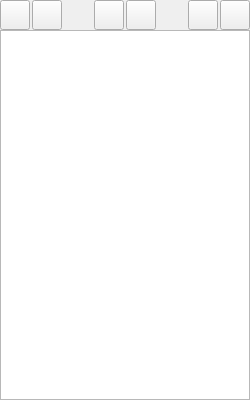
<?xml version="1.0" encoding="UTF-8"?>
<ui version="4.0">
 <class>DialogLayerList</class>
 <widget class="QDialog" name="DialogLayerList">
  <property name="windowModality">
   <enum>Qt::ApplicationModal</enum>
  </property>
  <property name="geometry">
   <rect>
    <x>0</x>
    <y>0</y>
    <width>250</width>
    <height>400</height>
   </rect>
  </property>
  <property name="minimumSize">
   <size>
    <width>250</width>
    <height>400</height>
   </size>
  </property>
  <property name="maximumSize">
   <size>
    <width>400</width>
    <height>800</height>
   </size>
  </property>
  <property name="windowTitle">
   <string>&lt; Layer Manager &gt;</string>
  </property>
  <property name="windowIcon">
   <iconset resource="../resources.qrc">
    <normaloff>:/res/resources/remix/stack-line.png</normaloff>:/res/resources/remix/stack-line.png</iconset>
  </property>
  <property name="windowOpacity">
   <double>1.000000000000000</double>
  </property>
  <property name="styleSheet">
   <string notr="true"/>
  </property>
  <property name="modal">
   <bool>true</bool>
  </property>
  <layout class="QVBoxLayout" name="verticalLayout">
   <property name="spacing">
    <number>0</number>
   </property>
   <property name="leftMargin">
    <number>0</number>
   </property>
   <property name="topMargin">
    <number>0</number>
   </property>
   <property name="rightMargin">
    <number>0</number>
   </property>
   <property name="bottomMargin">
    <number>0</number>
   </property>
   <item>
    <layout class="QHBoxLayout" name="layoutLayerList">
     <property name="spacing">
      <number>2</number>
     </property>
     <item>
      <widget class="QPushButton" name="btnSetAllVisible">
       <property name="minimumSize">
        <size>
         <width>30</width>
         <height>30</height>
        </size>
       </property>
       <property name="maximumSize">
        <size>
         <width>30</width>
         <height>30</height>
        </size>
       </property>
       <property name="focusPolicy">
        <enum>Qt::NoFocus</enum>
       </property>
       <property name="toolTip">
        <string>Mostra tutti</string>
       </property>
       <property name="text">
        <string/>
       </property>
       <property name="icon">
        <iconset resource="../resources.qrc">
         <normaloff>:/res/resources/remix/eye-line.png</normaloff>:/res/resources/remix/eye-line.png</iconset>
       </property>
       <property name="iconSize">
        <size>
         <width>25</width>
         <height>25</height>
        </size>
       </property>
      </widget>
     </item>
     <item>
      <widget class="QPushButton" name="btnSetAllHidden">
       <property name="minimumSize">
        <size>
         <width>30</width>
         <height>30</height>
        </size>
       </property>
       <property name="maximumSize">
        <size>
         <width>30</width>
         <height>30</height>
        </size>
       </property>
       <property name="focusPolicy">
        <enum>Qt::NoFocus</enum>
       </property>
       <property name="toolTip">
        <string>Nascondi tutti</string>
       </property>
       <property name="text">
        <string/>
       </property>
       <property name="icon">
        <iconset resource="../resources.qrc">
         <normaloff>:/res/resources/remix/eye-off-line.png</normaloff>:/res/resources/remix/eye-off-line.png</iconset>
       </property>
       <property name="iconSize">
        <size>
         <width>25</width>
         <height>25</height>
        </size>
       </property>
      </widget>
     </item>
     <item>
      <spacer name="horizontalSpacer">
       <property name="orientation">
        <enum>Qt::Horizontal</enum>
       </property>
       <property name="sizeHint" stdset="0">
        <size>
         <width>40</width>
         <height>20</height>
        </size>
       </property>
      </spacer>
     </item>
     <item>
      <widget class="QPushButton" name="btnLayerLevelUp">
       <property name="minimumSize">
        <size>
         <width>30</width>
         <height>30</height>
        </size>
       </property>
       <property name="maximumSize">
        <size>
         <width>30</width>
         <height>30</height>
        </size>
       </property>
       <property name="focusPolicy">
        <enum>Qt::NoFocus</enum>
       </property>
       <property name="toolTip">
        <string>Sposta in alto</string>
       </property>
       <property name="text">
        <string/>
       </property>
       <property name="icon">
        <iconset resource="../resources.qrc">
         <normaloff>:/res/resources/remix/arrow-up-s-line.png</normaloff>:/res/resources/remix/arrow-up-s-line.png</iconset>
       </property>
       <property name="iconSize">
        <size>
         <width>25</width>
         <height>25</height>
        </size>
       </property>
      </widget>
     </item>
     <item>
      <widget class="QPushButton" name="btnLayerLevelDown">
       <property name="minimumSize">
        <size>
         <width>30</width>
         <height>30</height>
        </size>
       </property>
       <property name="maximumSize">
        <size>
         <width>30</width>
         <height>30</height>
        </size>
       </property>
       <property name="focusPolicy">
        <enum>Qt::NoFocus</enum>
       </property>
       <property name="toolTip">
        <string>Sposta in basso</string>
       </property>
       <property name="text">
        <string/>
       </property>
       <property name="icon">
        <iconset resource="../resources.qrc">
         <normaloff>:/res/resources/remix/arrow-down-s-line.png</normaloff>:/res/resources/remix/arrow-down-s-line.png</iconset>
       </property>
       <property name="iconSize">
        <size>
         <width>25</width>
         <height>25</height>
        </size>
       </property>
      </widget>
     </item>
     <item>
      <spacer name="horizontalSpacer_2">
       <property name="orientation">
        <enum>Qt::Horizontal</enum>
       </property>
       <property name="sizeHint" stdset="0">
        <size>
         <width>40</width>
         <height>20</height>
        </size>
       </property>
      </spacer>
     </item>
     <item>
      <widget class="QPushButton" name="btnAddNewLayer">
       <property name="minimumSize">
        <size>
         <width>30</width>
         <height>30</height>
        </size>
       </property>
       <property name="maximumSize">
        <size>
         <width>30</width>
         <height>30</height>
        </size>
       </property>
       <property name="focusPolicy">
        <enum>Qt::NoFocus</enum>
       </property>
       <property name="toolTip">
        <string>Aggiungi un layer</string>
       </property>
       <property name="text">
        <string/>
       </property>
       <property name="icon">
        <iconset resource="../resources.qrc">
         <normaloff>:/res/resources/remix/sticky-note-add-line.png</normaloff>:/res/resources/remix/sticky-note-add-line.png</iconset>
       </property>
       <property name="iconSize">
        <size>
         <width>25</width>
         <height>25</height>
        </size>
       </property>
      </widget>
     </item>
     <item>
      <widget class="QPushButton" name="btnDeleteLayer">
       <property name="minimumSize">
        <size>
         <width>30</width>
         <height>30</height>
        </size>
       </property>
       <property name="maximumSize">
        <size>
         <width>30</width>
         <height>30</height>
        </size>
       </property>
       <property name="focusPolicy">
        <enum>Qt::NoFocus</enum>
       </property>
       <property name="toolTip">
        <string>Elimina selezionato</string>
       </property>
       <property name="text">
        <string/>
       </property>
       <property name="icon">
        <iconset resource="../resources.qrc">
         <normaloff>:/res/resources/remix/delete-bin-2-line.png</normaloff>:/res/resources/remix/delete-bin-2-line.png</iconset>
       </property>
       <property name="iconSize">
        <size>
         <width>25</width>
         <height>25</height>
        </size>
       </property>
      </widget>
     </item>
    </layout>
   </item>
   <item>
    <widget class="LayerListView" name="listWidget"/>
   </item>
  </layout>
 </widget>
 <customwidgets>
  <customwidget>
   <class>LayerListView</class>
   <extends>QListWidget</extends>
   <header>LayerListView.h</header>
  </customwidget>
 </customwidgets>
 <tabstops>
  <tabstop>listWidget</tabstop>
  <tabstop>btnSetAllHidden</tabstop>
  <tabstop>btnAddNewLayer</tabstop>
  <tabstop>btnDeleteLayer</tabstop>
  <tabstop>btnSetAllVisible</tabstop>
 </tabstops>
 <resources>
  <include location="../resources.qrc"/>
 </resources>
 <connections/>
</ui>
